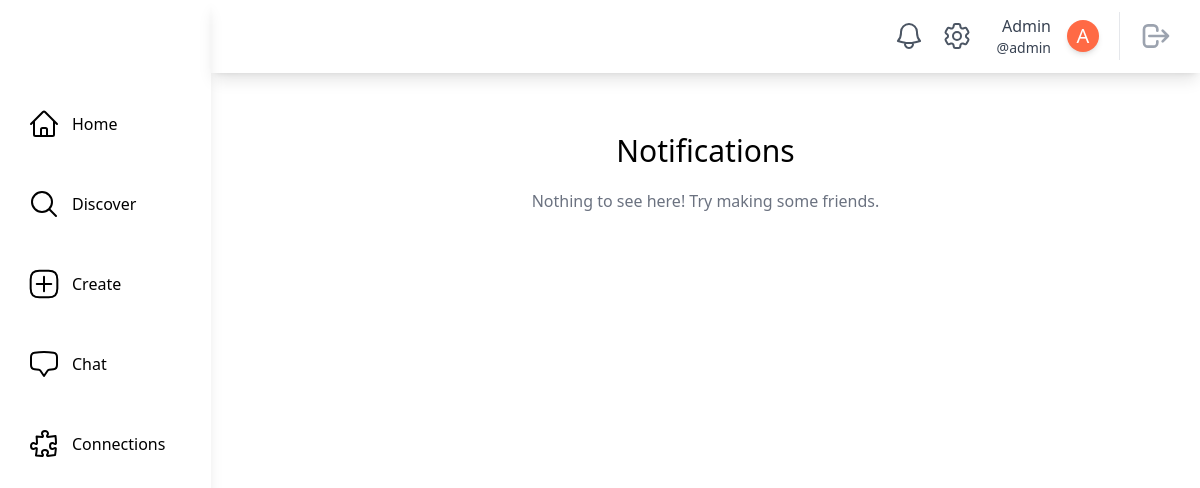
The app's page /notifications/admin (signed in), older data.
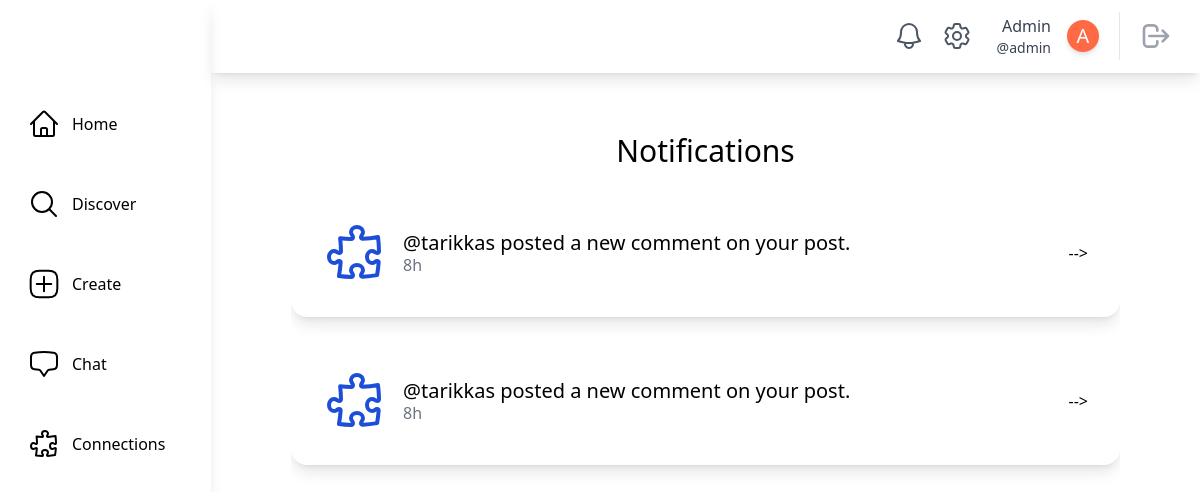
The same page, newer data.
### main/models.py (models this page shows)
class Notification(models.Model):
    class NotificationType(models.IntegerChoices):
        CONNECTION_REQUEST = 1, _("Connection Request")
        NEW_COMMENT = 2, _("New Comment")
        TAGGED = 3, _("Tagged")
    recipient_user = models.ForeignKey(
        SocialUser, on_delete=models.CASCADE, related_name="recipient_user"
    )
    from_user = models.ForeignKey(
        SocialUser, on_delete=models.CASCADE, related_name="from_user"
    )
    content = models.TextField()
    timestamp = models.DateTimeField("timestamp", default=timezone.now)
    is_read = models.BooleanField(default=False)
    type = models.IntegerField(choices=NotificationType.choices)
    url = models.TextField()
    @classmethod
    def get_user_notifications(cls, user):
        return (
            cls.objects.filter(models.Q(recipient_user=user))
            .all()
            .order_by("-timestamp")
        )
    @classmethod
    def get_unread_user_notifications(cls, user):
        return (
            cls.objects.filter(models.Q(recipient_user=user, is_read=False))
            .all()
            .order_by("-timestamp")
        )
    @classmethod
    def count_unread_notifications(cls, user):
        return (
            cls.objects.filter(models.Q(recipient_user=user, is_read=False))
            .all()
            .order_by("-timestamp")
            .count()
        )

### main/views.py (the view)
@method_decorator(login_required, name="dispatch")
class NotificationsPageView(LoginRequiredMixin, generic.DetailView):
    model = SocialUser
    template_name = "main/notifications.html"
    def get_object(self, queryset=None):
        return get_object_or_404(SocialUser, username=self.kwargs.get("username"))
    def get_context_data(self, **kwargs):
        context = super().get_context_data(**kwargs)
        unread_notifications = Notification.get_unread_user_notifications(
            self.request.user
        )
        unread_notifications.update(is_read=True)
        context["current_user"] = self.request.user
        context["user_notifications"] = Notification.get_user_notifications(
            self.request.user
        )
        context["notification_types"] = Notification.NotificationType
        return context
    def dispatch(self, request, *args, **kwargs):
        viewed_username = self.kwargs["username"]
        if self.request.user.username != viewed_username:
            return self.handle_no_permission()
        return super().dispatch(request, *args, **kwargs)

### main/templatetags/main_customfilters.py (called while the page is built)
@register.filter
def format_time_difference(timestamp):
    now = timezone.now()
    time_difference = now - timestamp
    days = time_difference.days
    seconds = time_difference.seconds
    years, remainder = divmod(days, 365)
    months, days = divmod(remainder, 30)
    weeks, days = divmod(days, 7)
    hours, remainder = divmod(seconds, 3600)
    minutes, _ = divmod(remainder, 60)
    if years > 0:
        return f"{years}y"
    elif months > 0:
        return f"{months}mo"
    elif weeks > 0:
        return f"{weeks}w"
    elif days > 0:
        return f"{days}d"
    elif hours > 0:
        return f"{hours}h"
    elif minutes > 0:
        return f"{minutes}m"
    else:
        return "Just now"

### theme/templatetags/theme_customfilters.py (called while the page is built)
@register.filter
def count_unread_notifications(user):
    return Notification.count_unread_notifications(user)

### main/templates/main/notifications.html (shortened to what this page needs)
{% extends "base.html" %}
{% block content %}
    <div class="m-20 mt-5 overflow-auto">
        <div class="justify-center">
            <div class="container mx-auto mt-10 mb-10 overflow-scroll">
                <div class="overflow-y-auto">
                    <h1 class="text-3xl mb-5 text-center">Notifications</h1>
                    {% if user_notifications %}
                        {% for notification in user_notifications %}
                            {% include "main/notification_card.html" with notification=notification %}
                        {% endfor %}
                    {% else %}
                        <p class="text-center text-gray-500">Nothing to see here! Try making some friends.</p>
                    {% endif %}
                </div>
            </div>
        </div>
    </div>
{% endblock content %}

### main/templates/main/notification_card.html (shortened to what the changed rows need)
{% load main_customfilters %}
<div class="flex flex-col p-8 mb-5 bg-white shadow-lg hover:shodow-xl rounded-2xl overflow-auto">
    <div class="flex items-center justify-between">
        <div class="flex items-center">
            <div class="flex ml-3">
                <div>
                    <div class="m-1 font-medium text-xl leading-none">{{ notification.content }}</div>
                    <div class="self.start m-1 font-small text-md leading-none text-gray-500">{{ notification.timestamp|format_time_difference }}</div>
                </div>
            </div>
        </div>
        <div class="flex">
            {% if notification.type == notification.NotificationType.CONNECTION_REQUEST %}
            <div class="flex items-center">
                <div class="flex ml-0 right">
                    <a href="{{ notification.url}}"                        class="w-30 mx-1 inline-flex items-center justify-center px-5 py-3 text-base font-medium text-center text-white rounded-lg shadow-sm cursor-pointer bg-yellow-500">
                        <svg xmlns="http://www.w3.org/2000/svg"
                            fill="none"
                            viewBox="0 0 24 24"
                            stroke-width="1.5"
                            stroke="currentColor"
                            class="w-6 h-6 mr-1">
                            <path stroke-linecap="round" stroke-linejoin="round" d="M4.5 12h15m0 0l-6.75-6.75M19.5 12l-6.75 6.75" />
                        </svg>
                        <span class="relative">Profile</span>
                    </a>
                    {% if notification|can_accept_connection %}
                        <a href="{% url 'main:cancel_connection' requester=notification.from_user.username receiver=notification.recipient_user.username %}"
                            class="w-30 inline-flex items-center justify-center px-5 py-3 mx-1 text-base font-medium text-center text-white rounded-lg shadow-sm cursor-pointer bg-red-500">
                            <svg xmlns="http://www.w3.org/2000/svg"
                                fill="none"
                                viewBox="0 0 24 24"
                                stroke-width="1.5"
                                stroke="currentColor"
                                class="w-6 h-6 mr-1">
                                <path stroke-linecap="round" stroke-linejoin="round" d="M6 18L18 6M6 6l12 12" />
                            </svg>
                            <span class="relative">Decline</span>
                        </a>
                        <a href="{% url 'main:accept_connection' requester=notification.from_user.username receiver=notification.recipient_user.username %}"
                           class="w-30 mx-1 inline-flex items-center justify-center px-5 py-3 text-base font-medium text-center text-white rounded-lg shadow-sm cursor-pointer bg-green-500">
                            <svg xmlns="http://www.w3.org/2000/svg"
                                 fill="none"
                                 viewBox="0 0 24 24"
                                 stroke-width="1.5"
                                 stroke="currentColor"
                                 class="w-6 h-6 mr-1">
                                <path stroke-linecap="round" stroke-linejoin="round" d="M4.5 12.75l6 6 9-13.5" />
                            </svg>
                            <span class="relative">Accept</span>
                        </a>
                    {% else %}
                    <a href="{% url 'main:cancel_connection' requester=notification.from_user.username receiver=notification.recipient_user.username %}"
                        class="w-40 mx-3 inline-flex items-center justify-center px-5 py-3 text-base font-medium text-center text-white rounded-lg shadow-sm cursor-pointer bg-red-500">
                        <svg xmlns="http://www.w3.org/2000/svg"
                            fill="none"
                            viewBox="0 0 24 24"
                            stroke-width="1.5"
                            stroke="currentColor"
                            class="w-6 h-6 mr-1">
                            <path stroke-linecap="round" stroke-linejoin="round" d="M6 18L18 6M6 6l12 12" />
                        </svg>
                        <span class="relative">Remove</span>
                    </a>
                    {% endif %}
                </div>
            </div>
            {% endif %}
        </div>
    </div>
</div>

Row changes from the older to the newer data that the page shows:
added Notification: content "@tarikkas posted a new comment on your post.", timestamp "8h"
added Notification: content "@tarikkas posted a new comment on your post.", timestamp "8h"
Text that changed along with them:
text no longer shown: "Nothing to see here! Try making some friends."
